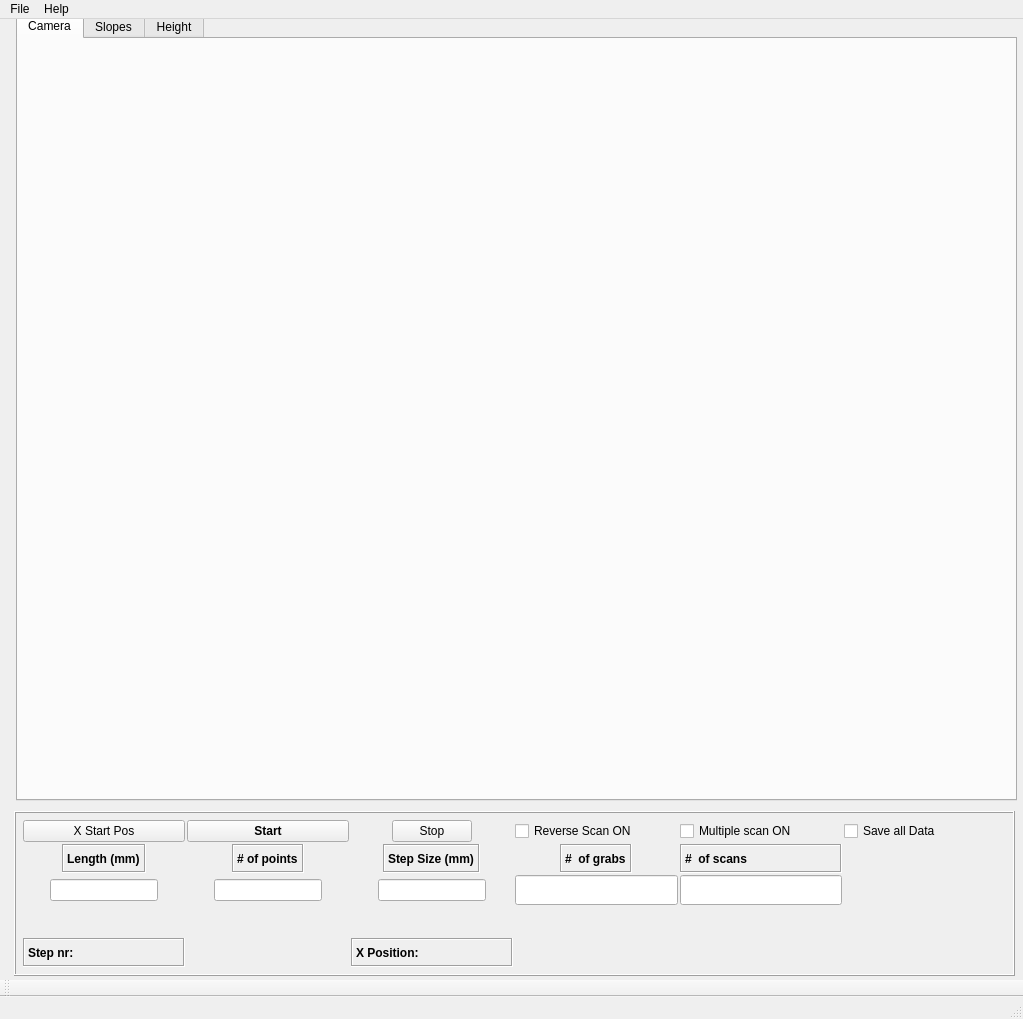
<?xml version="1.0" encoding="UTF-8"?>
<ui version="4.0">
 <class>MeasurementGUI</class>
 <widget class="QMainWindow" name="MeasurementGUI">
  <property name="geometry">
   <rect>
    <x>0</x>
    <y>0</y>
    <width>1023</width>
    <height>1019</height>
   </rect>
  </property>
  <property name="sizePolicy">
   <sizepolicy hsizetype="Fixed" vsizetype="Fixed">
    <horstretch>0</horstretch>
    <verstretch>0</verstretch>
   </sizepolicy>
  </property>
  <property name="windowTitle">
   <string notr="true">MainWindow</string>
  </property>
  <property name="toolTip">
   <string notr="true"/>
  </property>
  <property name="statusTip">
   <string notr="true"/>
  </property>
  <property name="whatsThis">
   <string notr="true"/>
  </property>
  <property name="accessibleName">
   <string notr="true"/>
  </property>
  <widget class="QWidget" name="centralwidget">
   <widget class="QTabWidget" name="Measurements">
    <property name="geometry">
     <rect>
      <x>16</x>
      <y>-6</y>
      <width>1001</width>
      <height>788</height>
     </rect>
    </property>
    <property name="toolTipDuration">
     <number>-1</number>
    </property>
    <property name="currentIndex">
     <number>0</number>
    </property>
    <widget class="QWidget" name="cam_tab">
     <property name="sizePolicy">
      <sizepolicy hsizetype="MinimumExpanding" vsizetype="MinimumExpanding">
       <horstretch>0</horstretch>
       <verstretch>0</verstretch>
      </sizepolicy>
     </property>
     <attribute name="title">
      <string>Camera</string>
     </attribute>
    </widget>
    <widget class="QWidget" name="Slopes_tab">
     <property name="sizePolicy">
      <sizepolicy hsizetype="MinimumExpanding" vsizetype="MinimumExpanding">
       <horstretch>0</horstretch>
       <verstretch>0</verstretch>
      </sizepolicy>
     </property>
     <attribute name="title">
      <string>Slopes</string>
     </attribute>
    </widget>
    <widget class="QWidget" name="height_tab">
     <property name="sizePolicy">
      <sizepolicy hsizetype="MinimumExpanding" vsizetype="MinimumExpanding">
       <horstretch>0</horstretch>
       <verstretch>0</verstretch>
      </sizepolicy>
     </property>
     <attribute name="title">
      <string>Height</string>
     </attribute>
    </widget>
   </widget>
   <widget class="QFrame" name="frame">
    <property name="geometry">
     <rect>
      <x>14</x>
      <y>792</y>
      <width>1001</width>
      <height>165</height>
     </rect>
    </property>
    <property name="frameShape">
     <enum>QFrame::Box</enum>
    </property>
    <property name="frameShadow">
     <enum>QFrame::Raised</enum>
    </property>
    <layout class="QVBoxLayout" name="verticalLayout">
     <property name="spacing">
      <number>2</number>
     </property>
     <property name="leftMargin">
      <number>2</number>
     </property>
     <property name="topMargin">
      <number>2</number>
     </property>
     <property name="rightMargin">
      <number>2</number>
     </property>
     <property name="bottomMargin">
      <number>2</number>
     </property>
     <item>
      <layout class="QGridLayout" name="gridLayout" rowstretch="1,0,0,0,0">
       <property name="leftMargin">
        <number>5</number>
       </property>
       <property name="topMargin">
        <number>5</number>
       </property>
       <property name="rightMargin">
        <number>5</number>
       </property>
       <property name="bottomMargin">
        <number>5</number>
       </property>
       <item row="3" column="0">
        <widget class="MyLabel" name="length_display">
         <property name="text">
          <string/>
         </property>
        </widget>
       </item>
       <item row="4" column="0">
        <widget class="MyLabel" name="meas_step_label">
         <property name="font">
          <font>
           <weight>75</weight>
           <bold>true</bold>
          </font>
         </property>
         <property name="frameShape">
          <enum>QFrame::Box</enum>
         </property>
         <property name="frameShadow">
          <enum>QFrame::Sunken</enum>
         </property>
         <property name="text">
          <string>Step nr:</string>
         </property>
        </widget>
       </item>
       <item row="2" column="2" alignment="Qt::AlignHCenter|Qt::AlignVCenter">
        <widget class="MyQLineEdit" name="stepsize_input">
         <property name="sizePolicy">
          <sizepolicy hsizetype="Preferred" vsizetype="Preferred">
           <horstretch>0</horstretch>
           <verstretch>0</verstretch>
          </sizepolicy>
         </property>
        </widget>
       </item>
       <item row="4" column="3">
        <widget class="MyLabel" name="xcoord_value_label">
         <property name="sizePolicy">
          <sizepolicy hsizetype="Preferred" vsizetype="Preferred">
           <horstretch>0</horstretch>
           <verstretch>0</verstretch>
          </sizepolicy>
         </property>
         <property name="text">
          <string/>
         </property>
        </widget>
       </item>
       <item row="1" column="3" alignment="Qt::AlignHCenter">
        <widget class="MyLabel" name="nrofgrabs_label">
         <property name="font">
          <font>
           <weight>75</weight>
           <bold>true</bold>
          </font>
         </property>
         <property name="frameShape">
          <enum>QFrame::Box</enum>
         </property>
         <property name="frameShadow">
          <enum>QFrame::Sunken</enum>
         </property>
         <property name="text">
          <string>#  of grabs</string>
         </property>
        </widget>
       </item>
       <item row="2" column="0" alignment="Qt::AlignHCenter|Qt::AlignVCenter">
        <widget class="MyQLineEdit" name="length_input">
         <property name="sizePolicy">
          <sizepolicy hsizetype="Preferred" vsizetype="Preferred">
           <horstretch>0</horstretch>
           <verstretch>0</verstretch>
          </sizepolicy>
         </property>
        </widget>
       </item>
       <item row="1" column="0" alignment="Qt::AlignHCenter">
        <widget class="MyLabel" name="length_label">
         <property name="font">
          <font>
           <weight>75</weight>
           <bold>true</bold>
          </font>
         </property>
         <property name="frameShape">
          <enum>QFrame::Box</enum>
         </property>
         <property name="frameShadow">
          <enum>QFrame::Sunken</enum>
         </property>
         <property name="text">
          <string>Length (mm)</string>
         </property>
        </widget>
       </item>
       <item row="3" column="1">
        <widget class="MyLabel" name="points_display">
         <property name="text">
          <string/>
         </property>
        </widget>
       </item>
       <item row="0" column="5">
        <widget class="QCheckBox" name="savealldata">
         <property name="text">
          <string>Save all Data</string>
         </property>
        </widget>
       </item>
       <item row="0" column="0">
        <widget class="MyPushButton" name="xStartPos">
         <property name="sizePolicy">
          <sizepolicy hsizetype="Preferred" vsizetype="Fixed">
           <horstretch>0</horstretch>
           <verstretch>0</verstretch>
          </sizepolicy>
         </property>
         <property name="text">
          <string>X Start Pos</string>
         </property>
        </widget>
       </item>
       <item row="2" column="1" alignment="Qt::AlignHCenter|Qt::AlignVCenter">
        <widget class="MyQLineEdit" name="points_input">
         <property name="sizePolicy">
          <sizepolicy hsizetype="Preferred" vsizetype="Preferred">
           <horstretch>0</horstretch>
           <verstretch>0</verstretch>
          </sizepolicy>
         </property>
        </widget>
       </item>
       <item row="0" column="2" alignment="Qt::AlignHCenter">
        <widget class="MyPushButton" name="stopButton">
         <property name="text">
          <string>Stop</string>
         </property>
        </widget>
       </item>
       <item row="4" column="4">
        <widget class="MyLabel" name="nrofscans_display">
         <property name="text">
          <string/>
         </property>
        </widget>
       </item>
       <item row="0" column="1">
        <widget class="MyPushButton" name="startButton">
         <property name="font">
          <font>
           <weight>75</weight>
           <bold>true</bold>
          </font>
         </property>
         <property name="text">
          <string>Start</string>
         </property>
        </widget>
       </item>
       <item row="3" column="2">
        <widget class="MyLabel" name="stepsize_display">
         <property name="text">
          <string/>
         </property>
        </widget>
       </item>
       <item row="3" column="3">
        <widget class="MyLabel" name="nrofgrabs_display">
         <property name="text">
          <string/>
         </property>
        </widget>
       </item>
       <item row="1" column="1" alignment="Qt::AlignHCenter">
        <widget class="MyLabel" name="points_label">
         <property name="font">
          <font>
           <weight>75</weight>
           <bold>true</bold>
          </font>
         </property>
         <property name="tabletTracking">
          <bool>true</bool>
         </property>
         <property name="frameShape">
          <enum>QFrame::Box</enum>
         </property>
         <property name="frameShadow">
          <enum>QFrame::Sunken</enum>
         </property>
         <property name="text">
          <string># of points</string>
         </property>
        </widget>
       </item>
       <item row="4" column="1">
        <widget class="MyLabel" name="step_label">
         <property name="sizePolicy">
          <sizepolicy hsizetype="Preferred" vsizetype="Preferred">
           <horstretch>0</horstretch>
           <verstretch>0</verstretch>
          </sizepolicy>
         </property>
         <property name="text">
          <string/>
         </property>
        </widget>
       </item>
       <item row="4" column="2">
        <widget class="MyLabel" name="xcoord_label">
         <property name="font">
          <font>
           <weight>75</weight>
           <bold>true</bold>
          </font>
         </property>
         <property name="frameShape">
          <enum>QFrame::Box</enum>
         </property>
         <property name="frameShadow">
          <enum>QFrame::Sunken</enum>
         </property>
         <property name="text">
          <string>X Position:</string>
         </property>
        </widget>
       </item>
       <item row="1" column="2" alignment="Qt::AlignHCenter">
        <widget class="MyLabel" name="stepsize_label">
         <property name="font">
          <font>
           <weight>75</weight>
           <bold>true</bold>
          </font>
         </property>
         <property name="frameShape">
          <enum>QFrame::Box</enum>
         </property>
         <property name="frameShadow">
          <enum>QFrame::Sunken</enum>
         </property>
         <property name="text">
          <string>Step Size (mm)</string>
         </property>
        </widget>
       </item>
       <item row="2" column="3">
        <widget class="MyQLineEdit" name="nrofgrabs_input">
         <property name="sizePolicy">
          <sizepolicy hsizetype="Preferred" vsizetype="Preferred">
           <horstretch>0</horstretch>
           <verstretch>0</verstretch>
          </sizepolicy>
         </property>
        </widget>
       </item>
       <item row="0" column="3">
        <widget class="QCheckBox" name="run_backward_checkbox">
         <property name="text">
          <string>Reverse Scan ON</string>
         </property>
        </widget>
       </item>
       <item row="0" column="4">
        <widget class="QCheckBox" name="avg_scan">
         <property name="text">
          <string>Multiple scan ON</string>
         </property>
        </widget>
       </item>
       <item row="1" column="4">
        <widget class="MyLabel" name="nrofscans_label">
         <property name="font">
          <font>
           <weight>75</weight>
           <bold>true</bold>
          </font>
         </property>
         <property name="frameShape">
          <enum>QFrame::Box</enum>
         </property>
         <property name="frameShadow">
          <enum>QFrame::Sunken</enum>
         </property>
         <property name="text">
          <string>#  of scans</string>
         </property>
        </widget>
       </item>
       <item row="2" column="4">
        <widget class="MyQLineEdit" name="nrofscans_input">
         <property name="sizePolicy">
          <sizepolicy hsizetype="Preferred" vsizetype="Preferred">
           <horstretch>0</horstretch>
           <verstretch>0</verstretch>
          </sizepolicy>
         </property>
        </widget>
       </item>
      </layout>
     </item>
    </layout>
   </widget>
  </widget>
  <widget class="QMenuBar" name="menubar">
   <property name="geometry">
    <rect>
     <x>0</x>
     <y>0</y>
     <width>1023</width>
     <height>22</height>
    </rect>
   </property>
   <widget class="QMenu" name="menuFile">
    <property name="title">
     <string>File</string>
    </property>
    <addaction name="separator"/>
    <addaction name="actionStart_Measurement"/>
    <addaction name="actionSave"/>
    <addaction name="separator"/>
    <addaction name="actionQuit"/>
   </widget>
   <widget class="QMenu" name="menuHelp">
    <property name="title">
     <string>Help</string>
    </property>
    <addaction name="separator"/>
    <addaction name="actionGantry_Help"/>
    <addaction name="actionLaser_Help"/>
    <addaction name="actionCamera_Help"/>
   </widget>
   <addaction name="menuFile"/>
   <addaction name="menuHelp"/>
  </widget>
  <widget class="QStatusBar" name="statusbar"/>
  <widget class="QToolBar" name="toolBar">
   <property name="windowTitle">
    <string>toolBar</string>
   </property>
   <attribute name="toolBarArea">
    <enum>BottomToolBarArea</enum>
   </attribute>
   <attribute name="toolBarBreak">
    <bool>false</bool>
   </attribute>
  </widget>
  <action name="actionStart_Measurement">
   <property name="text">
    <string>Start Measurement</string>
   </property>
  </action>
  <action name="actionSave">
   <property name="text">
    <string>Save </string>
   </property>
  </action>
  <action name="actionGantry_Help">
   <property name="text">
    <string>Gantry Help</string>
   </property>
  </action>
  <action name="actionLaser_Help">
   <property name="text">
    <string>Laser Help</string>
   </property>
  </action>
  <action name="actionCamera_Help">
   <property name="text">
    <string>Camera Help</string>
   </property>
  </action>
  <action name="actionQuit">
   <property name="text">
    <string>Quit</string>
   </property>
  </action>
 </widget>
 <customwidgets>
  <customwidget>
   <class>MyLabel</class>
   <extends>QLabel</extends>
   <header location="global">BaseClasses.py</header>
  </customwidget>
  <customwidget>
   <class>MyQLineEdit</class>
   <extends>QLineEdit</extends>
   <header location="global">BaseClasses.py</header>
  </customwidget>
  <customwidget>
   <class>MyPushButton</class>
   <extends>QPushButton</extends>
   <header location="global">Graphics.BaseClasses</header>
  </customwidget>
 </customwidgets>
 <resources/>
 <connections/>
</ui>
